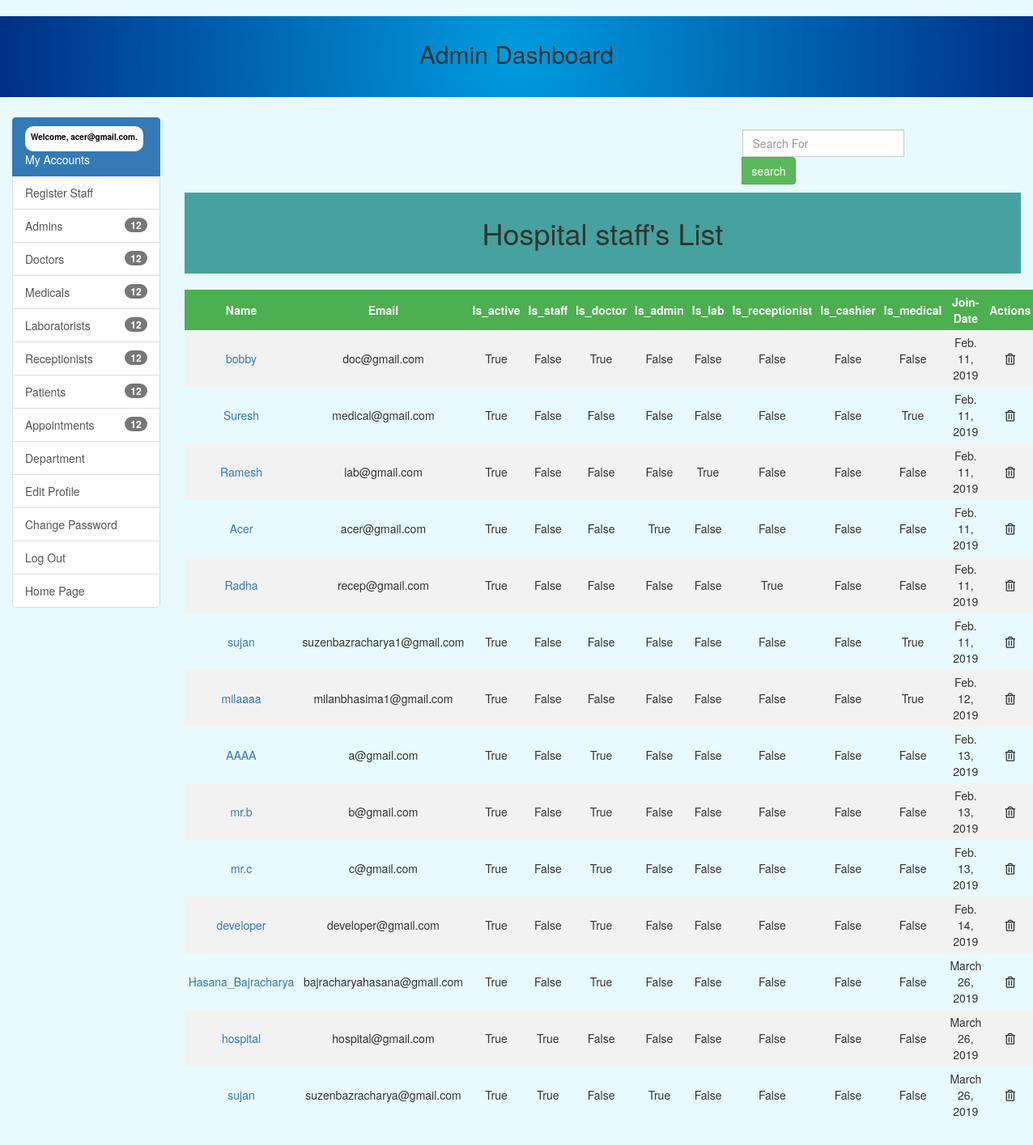
The app's page /profile/ (signed in) with its own data.
### account/models.py (models this page shows, shortened)
class UserProfile(AbstractBaseUser):
    name=models.CharField(max_length=255,validators=[RegexValidator(regex=USERNAME_REGEX,message='Username must be Alphanumeric or contain any of the following:". @ + -" ',code='invalid_username')])
    email=models.EmailField(verbose_name='email address',max_length=255,unique=True)
    is_active=models.BooleanField(default=True)
    is_staff=models.BooleanField(default=False)
    is_doctor=models.BooleanField(default=False)
    is_admin=models.BooleanField(default=False)
    is_lab=models.BooleanField(default=False)
    is_receptionist=models.BooleanField(default=False)
    is_cashier=models.BooleanField(default=False)
    is_medical=models.BooleanField(default=False)
    is_superadmin=models.BooleanField(default=False)
    join_date=models.DateField(default=timezone.now)
    objects=UserProfileManager()
    USERNAME_FIELD='email'
    REQUIRED_FIELDS=['name']

### account/views.py (the view)
# urls.py: url(r'^profile/$',profile,name='profile'),
@login_required(login_url='/login/')
def profile(request,id=None):
    if request.user.is_doctor:
        return render(request,'doctor_dashboard.html')
    elif request.user.is_admin or request.user.is_superadmin:
        ash=UserProfile.objects.all()
        context={
        "ash":ash
        }
        return render(request,'admin_dashboard.html',context)
    elif request.user.is_lab:
        user=Lab.objects.get(user_id=request.user.id)
        return render(request,'lab_dashboard.html')
    elif request.user.is_medical:
        return render(request,'medical_dashboard.html')
    elif request.user.is_cashier:
        user=Cashier.objects.get(user_id=request.user.id)
        return render(request,'cashier_dashboard.html')
    elif request.user.is_receptionist:
        user=Receptionist.objects.get(user_id=request.user.id)
        pats=Patient.objects.all()
        return render(request,'receptionist_dashboard.html',{"pats":pats})
    else:
        return render (request,"cantaccess.html")

### templates/admin_dashboard.html (shortened to what this page needs)
{% extends 'master/master.html' %}
{% load staticfiles %}
{% block content %}
<div class="rectangle">
	<h2 class="text-center heading">Admin Dashboard</h2>
</div>
<div class="container-fluid body-section">
	<div class="row">
		<div class="col-md-2 dashboard3s">
			<div class="list-group">
				<a href="{% url 'profile' %}" class="list-group-item active">
					<span class="badge" style="float:left;">
						{% if user.is_authenticated %}
					<p style="float:left;padding-top:5px;font-size:10px;color:black;">Welcome, {{ user.get_username }}.</p>
					{% endif %}</span>
					My Accounts
				</a>
				<a href="{% url 'register' %}" class="list-group-item">
					Register Staff
				</a>
				<a href="{% url 'admin_list' %}" class="list-group-item">
					<span class="badge">12</span>
					Admins
				</a>
				<a href="{% url 'doctor_list' %}" class="list-group-item">
					<span class="badge">12</span>
					Doctors
				</a>
				<a href="{% url 'medical_list' %}" class="list-group-item">
					<span class="badge">12</span>
					Medicals
				</a>
				<a href="{% url 'lab_list' %}" class="list-group-item">
					<span class="badge">12</span>
					Laboratorists
				</a>
				<a href="{% url 'receptionist_list' %}" class="list-group-item">
					<span class="badge">12</span>
					Receptionists
				</a>
				<a href="{% url 'patient_list' %}" class="list-group-item">
					<span class="badge">12</span>
					Patients
				</a>
				<a href="{% url 'admin_appointment_list' %}" class="list-group-item">
					<span class="badge">12</span>
					Appointments
				</a>
				<a href="{% url 'department' %}" class="list-group-item">
					Department
				</a>
				{% if not request.user.is_superadmin %}
				<a href="{% url 'updateadmin' %}" class="list-group-item">
					Edit  Profile
				</a>
				<a href="{% url 'updateadmin_pass' %}" class="list-group-item">
					Change Password
				</a>
				{% endif %}
				<a href="{% url 'logout' %}" class="list-group-item">
					Log Out
				</a>
				<a href="{% url 'home' %}" class="list-group-item">
					Home Page
				</a>
			</div>
		</div>
		<div class="col-md-10">
				<div class=" col-md-3 col-sm-offset-8 input-group admin-search">
					<form action="{% url 'admin_search' %}" method="POST" role="form">
						<div class="form-group admi" >
							<input type="text" name="srh" class="form-control" placeholder="Search For">
						</div>
						<span class="input-group-btn butt">
							<input class="btn btn-success" type="submit" value="search">
						</span>
					</form>
				</div>
			<div style="background-color:#45A29E;margin-top:10px;padding-top:10px; padding-bottom:20px;padding-left:5px;padding-right:5px;text-align:center;">
				<h1>Hospital staff's List</h1></div>
				<br>
				<table>
					<tr>
						<th>Name</th>
						<th>Email</th>
						<th>Is_active</th>
						<th>Is_staff</th>
						<th>Is_doctor</th>
						<th>Is_admin</th>
						<th>Is_lab</th>
						<th>Is_receptionist</th>
						<th>Is_cashier</th>
						<th>Is_medical</th>
						<th>Join-Date</th>
						<th>Actions</th>
					</tr>
					<tr>
						{% for x in ash %}
						<td><a href="{% url 'user_details' x.id %}">{{x.name}}</a></td>
						<td>{{x.email}}</td>
						<td>{{x.is_active}}</td>
						<td>{{x.is_staff}}</td>
						<td>{{x.is_doctor}}</td>
						<td>{{x.is_admin}}</td>
						<td>{{x.is_lab}}</td>
						<td>{{x.is_receptionist}}</td>
						<td>{{x.is_cashier}}</td>
						<td>{{x.is_medical}}</td>
						<td>{{x.join_date}}</td>
						<td><i class="far fa-trash-alt delete" data-toggle="modal" data-target="#av{{x.id}}"></i></td>
					</tr>
					{% endfor %}
				</table>
				</div>
				</div>
				</div>
				<br>
				<br>
				{% endblock %}

### templates/master/master.html (shortened to what this page needs)
{% load staticfiles %}
<!DOCTYPE html>
<html>
<head>
  <link rel="stylesheet" href="{% static 'css/bootstrap.min.css' %}">
  <link rel="stylesheet" href="https://use.fontawesome.com/releases/v5.0.10/css/all.css">
  <link rel="stylesheet" href="{% static 'css/style.css' %}">
</head>
<body>
  <div class="site-wrapper">
    <div class="main" role="main">
      {% block content %}
      {% endblock %}
    </div>
  </div>
  <link rel="stylesheet" href="https://cdnjs.cloudflare.com/ajax/libs/bootbox.js/4.4.0/bootbox.min.js">
</body>
</html>

### static/css/style.css (style rules this page uses)
.rectangle { height: 100px; background: radial-gradient(circle, #009cde, #003087); margin-bottom: 25px; }
.rectangle .heading { padding-top: 30px; }
.admi { width:200px; }
body { background-color: #E8FAFE; }

### templates/admin_dashboard.html (style rules this page uses)
table { border-collapse: collapse; width: 100%; }
th, td { text-align:center; padding: 5px; }
tr:nth-child(even) { background-color: #f2f2f2 }
th { background-color: #4CAF50; color: white; }

### records on screen
UserProfile: get_username "acer@gmail.com", name "Acer", email "acer@gmail.com", is_active "True", is_staff "False", is_doctor "False", is_admin "True", is_lab "False", is_receptionist "False", is_cashier "False", is_medical "False", join_date "Feb. 11, 2019"
UserProfile: name "bobby", email "doc@gmail.com", is_active "True", is_staff "False", is_doctor "True", is_admin "False", is_lab "False", is_receptionist "False", is_cashier "False", is_medical "False", join_date "Feb. 11, 2019"
UserProfile: name "Suresh", email "medical@gmail.com", is_active "True", is_staff "False", is_doctor "False", is_admin "False", is_lab "False", is_receptionist "False", is_cashier "False", is_medical "True", join_date "Feb. 11, 2019"
UserProfile: name "Ramesh", email "lab@gmail.com", is_active "True", is_staff "False", is_doctor "False", is_admin "False", is_lab "True", is_receptionist "False", is_cashier "False", is_medical "False", join_date "Feb. 11, 2019"
UserProfile: name "Radha", email "recep@gmail.com", is_active "True", is_staff "False", is_doctor "False", is_admin "False", is_lab "False", is_receptionist "True", is_cashier "False", is_medical "False", join_date "Feb. 11, 2019"
UserProfile: name "sujan", email "suzenbazracharya1@gmail.com", is_active "True", is_staff "False", is_doctor "False", is_admin "False", is_lab "False", is_receptionist "False", is_cashier "False", is_medical "True", join_date "Feb. 11, 2019"
UserProfile: name "milaaaa", email "milanbhasima1@gmail.com", is_active "True", is_staff "False", is_doctor "False", is_admin "False", is_lab "False", is_receptionist "False", is_cashier "False", is_medical "True", join_date "Feb. 12, 2019"
UserProfile: name "AAAA", email "a@gmail.com", is_active "True", is_staff "False", is_doctor "True", is_admin "False", is_lab "False", is_receptionist "False", is_cashier "False", is_medical "False", join_date "Feb. 13, 2019"
UserProfile: name "mr.b", email "b@gmail.com", is_active "True", is_staff "False", is_doctor "True", is_admin "False", is_lab "False", is_receptionist "False", is_cashier "False", is_medical "False", join_date "Feb. 13, 2019"
UserProfile: name "mr.c", email "c@gmail.com", is_active "True", is_staff "False", is_doctor "True", is_admin "False", is_lab "False", is_receptionist "False", is_cashier "False", is_medical "False", join_date "Feb. 13, 2019"
UserProfile: name "developer", email "developer@gmail.com", is_active "True", is_staff "False", is_doctor "True", is_admin "False", is_lab "False", is_receptionist "False", is_cashier "False", is_medical "False", join_date "Feb. 14, 2019"
UserProfile: name "Hasana_Bajracharya", email "bajracharyahasana@gmail.com", is_active "True", is_staff "False", is_doctor "True", is_admin "False", is_lab "False", is_receptionist "False", is_cashier "False", is_medical "False", join_date "March 26, 2019"
UserProfile: name "hospital", email "hospital@gmail.com", is_active "True", is_staff "True", is_doctor "False", is_admin "False", is_lab "False", is_receptionist "False", is_cashier "False", is_medical "False", join_date "March 26, 2019"
UserProfile: name "sujan", email "suzenbazracharya@gmail.com", is_active "True", is_staff "True", is_doctor "False", is_admin "True", is_lab "False", is_receptionist "False", is_cashier "False", is_medical "False", join_date "March 26, 2019"
